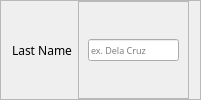
           <widget class="QFrame" name="frame_3">
            <property name="frameShape">
             <enum>QFrame::StyledPanel</enum>
            </property>
            <property name="frameShadow">
             <enum>QFrame::Raised</enum>
            </property>
            <layout class="QHBoxLayout" name="horizontalLayout_5">
             <property name="topMargin">
              <number>0</number>
             </property>
             <property name="bottomMargin">
              <number>0</number>
             </property>
             <item>
              <widget class="QLabel" name="label_2">
               <property name="font">
                <font>
                 <family>Moon</family>
                </font>
               </property>
               <property name="text">
                <string>Last Name</string>
               </property>
              </widget>
             </item>
             <item>
              <widget class="QFrame" name="frame_4">
               <property name="frameShape">
                <enum>QFrame::StyledPanel</enum>
               </property>
               <property name="frameShadow">
                <enum>QFrame::Raised</enum>
               </property>
               <layout class="QHBoxLayout" name="horizontalLayout_4">
                <item>
                 <widget class="QLineEdit" name="lastNameLine">
                  <property name="font">
                   <font>
                    <family>Raleway</family>
                    <pointsize>7</pointsize>
                   </font>
                  </property>
                  <property name="placeholderText">
                   <string>ex. Dela Cruz</string>
                  </property>
                 </widget>
                </item>
               </layout>
              </widget>
             </item>
            </layout>
           </widget>
